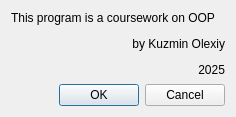
<?xml version="1.0" encoding="UTF-8"?>
<ui version="4.0">
 <class>About</class>
 <widget class="QDialog" name="About">
  <property name="geometry">
   <rect>
    <x>0</x>
    <y>0</y>
    <width>236</width>
    <height>117</height>
   </rect>
  </property>
  <property name="sizePolicy">
   <sizepolicy hsizetype="MinimumExpanding" vsizetype="MinimumExpanding">
    <horstretch>100</horstretch>
    <verstretch>100</verstretch>
   </sizepolicy>
  </property>
  <property name="windowTitle">
   <string>Dialog</string>
  </property>
  <layout class="QGridLayout" name="gridLayout">
   <item row="0" column="0">
    <widget class="QLabel" name="label">
     <property name="text">
      <string>&lt;html&gt;&lt;head/&gt;&lt;body&gt;&lt;p align=&quot;justify&quot;&gt;This program is a coursework on OOP&lt;/p&gt;&lt;p align=&quot;right&quot;&gt;by Kuzmin Olexiy&lt;/p&gt;&lt;p align=&quot;right&quot;&gt;2025&lt;/p&gt;&lt;/body&gt;&lt;/html&gt;</string>
     </property>
    </widget>
   </item>
   <item row="1" column="0">
    <widget class="QDialogButtonBox" name="buttonBox">
     <property name="orientation">
      <enum>Qt::Orientation::Horizontal</enum>
     </property>
     <property name="standardButtons">
      <set>QDialogButtonBox::StandardButton::Cancel|QDialogButtonBox::StandardButton::Ok</set>
     </property>
    </widget>
   </item>
  </layout>
 </widget>
 <resources/>
 <connections>
  <connection>
   <sender>buttonBox</sender>
   <signal>accepted()</signal>
   <receiver>About</receiver>
   <slot>accept()</slot>
   <hints>
    <hint type="sourcelabel">
     <x>248</x>
     <y>254</y>
    </hint>
    <hint type="destinationlabel">
     <x>157</x>
     <y>274</y>
    </hint>
   </hints>
  </connection>
  <connection>
   <sender>buttonBox</sender>
   <signal>rejected()</signal>
   <receiver>About</receiver>
   <slot>reject()</slot>
   <hints>
    <hint type="sourcelabel">
     <x>316</x>
     <y>260</y>
    </hint>
    <hint type="destinationlabel">
     <x>286</x>
     <y>274</y>
    </hint>
   </hints>
  </connection>
 </connections>
</ui>
